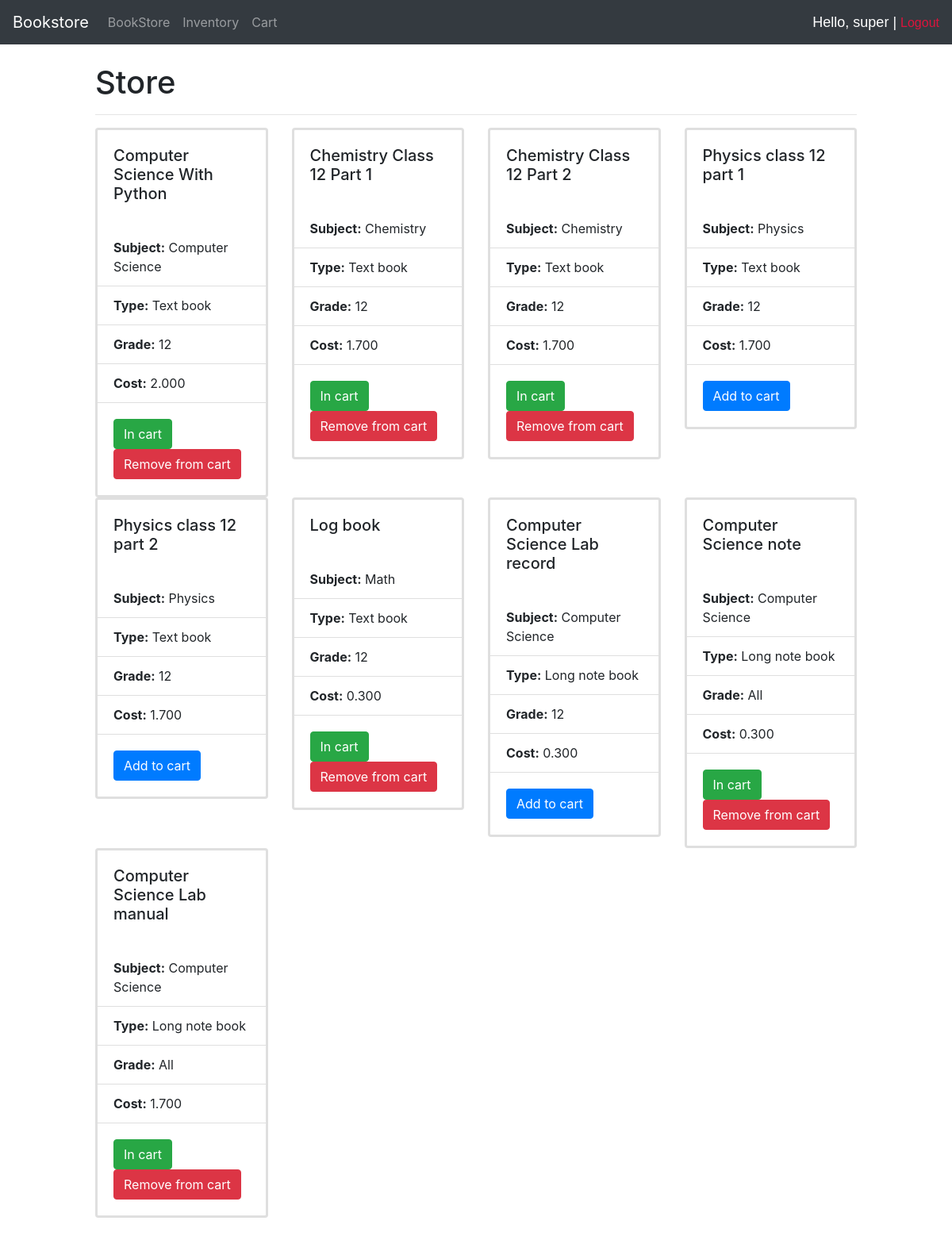
The page / (signed in) on the database its author committed.
### account/models.py (models this page shows, shortened)
class Account(AbstractBaseUser):
    grade_choice = (('1', '1'),
                    ('2', '2'),
                    ('3', '3'),
                    ('4', '4'),
                    ('5', '5'),
                    ('6', '6'),
                    ('7', '7'),
                    ('8', '8'),
                    ('9', '9'),
                    ('10','10'),
                    ('11','11'),
                    ('12','12'),
                    )
    email = models.EmailField(verbose_name="email", max_length=60, unique=True)
    username = models.CharField(max_length=30, unique=True)
    first_name = models.CharField(max_length=30)
    last_name = models.CharField(max_length=30)
    grno = models.IntegerField(null=False, unique=True)
    garde = models.CharField(max_length=100, choices=grade_choice)
    is_admin = models.BooleanField(default=False)
    is_active = models.BooleanField(default=True)
    is_staff = models.BooleanField(default=False)
    is_superuser = models.BooleanField(default=False)
    is_customer = models.BooleanField(default=True)
    date_joined = models.DateTimeField(auto_now_add=True)
    USERNAME_FIELD = 'email'
    REQUIRED_FIELDS = ['username', 'first_name', 'last_name','grno', 'garde',]
    objects = Manager()
    def __str__(self) :
        return(self.first_name)

### inventory/models.py (models this page shows, shortened)
class Book(models.Model) :
    subject_choice = (('English', 'English'),
                    ('Math', 'Math'),
                    ('Science', 'Science'),
                    ('Physics', 'Physics'),
                    ('Chemistry', 'Chemistry'),
                    ('Biology', 'Biology'),
                    ('Computer Science', 'Computer Science'),
                    ('Social Studies', 'Social Studies'),
                    ('Hindi', 'Hindi'),
                    ('Arabic', 'Arabic'),
                    )
    type_choice = (('Text book', 'Text book'),
                    ('Long note book', 'Long note book'),
                    ('Short note book', 'Short note book')
                    )
    grade_choice = (('1', '1'),
                    ('2', '2'),
                    ('3', '3'),
                    ('4', '4'),
                    ('5', '5'),
                    ('6', '6'),
                    ('7', '7'),
                    ('8', '8'),
                    ('9', '9'),
                    ('10','10'),
                    ('11','11'),
                    ('12','12'),
                    ('All', 'All')
                    )
    name = models.CharField(max_length=100, unique=True)
    subject = models.CharField(max_length=100, choices=subject_choice)
    book_type = models.CharField(max_length=100, choices=type_choice)
    grade = models.CharField(max_length=100, choices=grade_choice)
    stock = models.IntegerField()
    cost = models.DecimalField(max_digits=5, decimal_places=3)

### store/views.py (the view)
# urls.py: path('', include('store.urls')),
@login_required(login_url='login')
def store(request) :
    books = Book.objects.all().values()
    cart = Cart.objects.filter(user=request.user).values('book_name_id')
    in_cart = []
    for i in cart :
        for j in books :
            if i['book_name_id'] == j['id'] :
                in_cart.append(j)
    context = {'books':books, 'in_cart':in_cart}
    return(render(request, 'store/store.html', context))

### store/templates/store/store.html (shortened to what this page needs)
{% extends 'store/main.html' %}
{% block content %}
    <br>
    <h1>Store</h1>
    <hr>
    <div class="row">
    {% for book in books %}
        <div class="col-sm-3">
            {% if book in in_cart %}
                <div class="card">
                    <div class="card-body">
                        <h5 class="card-title">{{book.name}}</h5>
                    </div>
                    <ul class="list-group list-group-flush">
                        <li class="list-group-item"><b>Subject:</b> {{book.subject}}</li>
                        <li class="list-group-item"><b>Type:</b> {{book.book_type}}</li>
                        <li class="list-group-item"><b>Grade:</b> {{book.grade}}</li>
                        <li class="list-group-item"><b>Cost:</b> {{book.cost}}</li>
                    </ul>
                    <div class="card-body">
                        <a href="{% url 'cart' %}" class="btn btn-success">In cart</a>
                        <a href="{% url 'remove_from_cart2' book.id %}" class="btn btn-danger">Remove from cart</a>
                    </div>
                </div>
            {% else %}
                <div class="card">
                    <div class="card-body">
                        <h5 class="card-title">{{book.name}}</h5>
                    </div>
                    <ul class="list-group list-group-flush">
                        <li class="list-group-item"><b>Subject:</b> {{book.subject}}</li>
                        <li class="list-group-item"><b>Type:</b> {{book.book_type}}</li>
                        <li class="list-group-item"><b>Grade:</b> {{book.grade}}</li>
                        <li class="list-group-item"><b>Cost:</b> {{book.cost}}</li>
                    </ul>
                    <div class="card-body">
                        <a href="{% url 'add_to_cart' book.id %}" class="btn btn-primary">Add to cart</a>
                    </div>
                </div>
            {% endif %}
        </div>
    {% endfor %}
    </div>
{% endblock %}

### store/templates/store/navbar.html (shortened to what this page needs)
<nav class="navbar navbar-expand-lg navbar-dark bg-dark">
    <a class="navbar-brand" href="{% url 'store' %}">Bookstore</a>
    <div class="collapse navbar-collapse" id="navbarNavAltMarkup">
      <div class="navbar-nav">
        <a class="nav-item nav-link" href="{% url 'store' %}">BookStore</a>
        <a class="nav-item nav-link" href="{% url 'inventory' %}">Inventory</a>
        <a class="nav-item nav-link" href="{% url 'cart' %}">Cart</a>
      </div>
    </div>
    <div>
      <span id="username">Hello, {{request.user}} | </span>
      <span><a href="{% url 'logout' %}" id="logout">Logout</a></span>
    </div>
</nav>

### store/templates/store/navbar.html (style rules this page uses)
#logout { color: crimson; font-family: Arial, Helvetica, sans-serif; }
#username { color: white; font-size: 18px; font-family: Arial, Helvetica, sans-serif; }

### store/templates/store/store.html (style rules this page uses)
.card { border-width: 3px; }

### rows shown on the page
Account: user "super"
Book: name "Computer Science With Python", subject "Computer Science", book_type "Text book", grade "12", cost "2.000"
Book: name "Chemistry Class 12 Part 1", subject "Chemistry", book_type "Text book", grade "12", cost "1.700"
Book: name "Chemistry Class 12 Part 2", subject "Chemistry", book_type "Text book", grade "12", cost "1.700"
Book: name "Physics class 12 part 1", subject "Physics", book_type "Text book", grade "12", cost "1.700"
Book: name "Physics class 12 part 2", subject "Physics", book_type "Text book", grade "12", cost "1.700"
Book: name "Log book", subject "Math", book_type "Text book", grade "12", cost "0.300"
Book: name "Computer Science Lab record", subject "Computer Science", book_type "Long note book", grade "12", cost "0.300"
Book: name "Computer Science note", subject "Computer Science", book_type "Long note book", grade "All", cost "0.300"
Book: name "Computer Science Lab manual", subject "Computer Science", book_type "Long note book", grade "All", cost "1.700"
